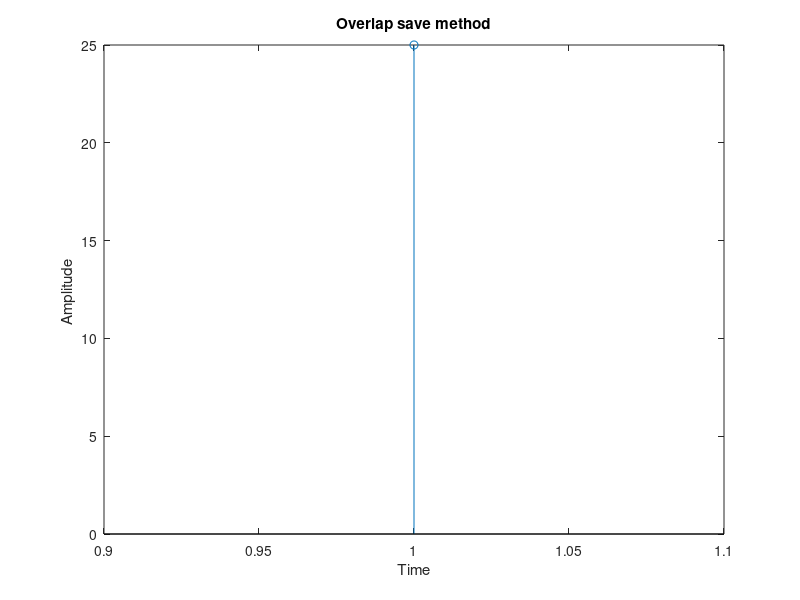

MATLAB code for this plot:
x= input('Enter the Sequence x(n)= ');
h= input('Enter the Sequence h(n)= ');
n1=length(x);
n2=length(h);

N = n1+n2-1;
h1= [h zeros(1, N-n1)];
n3 = length(h1);
y=zeros(1,N);
x1=[zeros(1,n3-n2) x zeros(1,n3)];
H=fft(h1);
for i=1:n2:N
 y1=x1(i:i +(2*(n3-n2)));
 y2=fft(y1);
 y3=y2.*H;
 y4=round(ifft(y3));
 y(i:(i+n3-n2)) = y4(n2:n3);
end
disp('The output sequence y(n) = ');
disp(y(1:N));
stem(y(1:N));
title('Overlap save method');
xlabel('Time'); 
ylabel('Amplitude ');